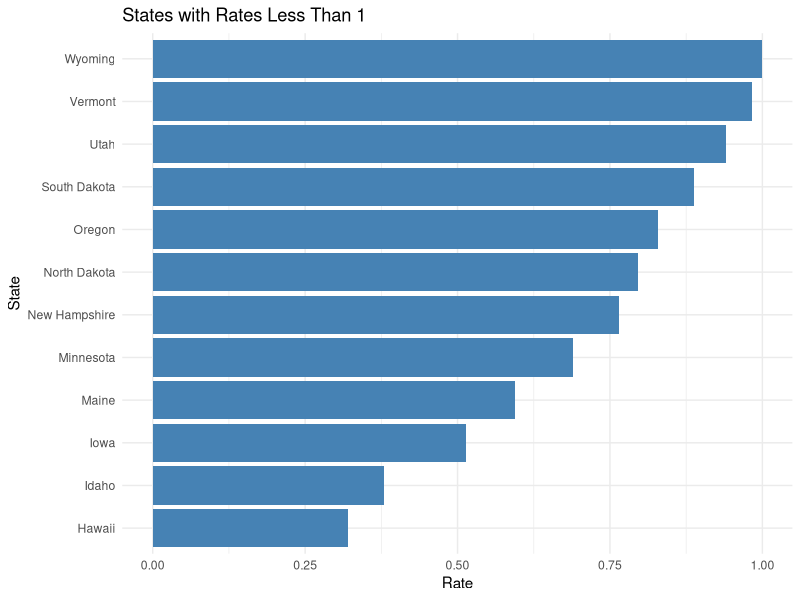

Reproduce this figure in R.
library(dslabs)
library(dplyr)
library(ggplot2)
data(murders)
murder_with_rate <- mutate(murders,rate = total/population * 100000)
state_rate <- select(murder_with_rate,state,rate)
state_rate

less_than_1_state_mr <- filter(state_rate,rate<1)

less_than_1_state_mr$rate <- less_than_1_state_mr$rate[order(less_than_1_state_mr$rate)] 


ggplot(less_than_1_state_mr, aes(x = state, y = rate)) +
  geom_col(fill = "steelblue") +
  coord_flip() +
  labs(title = "States with Rates Less Than 1",
       x = "State",
       y = "Rate") +
  theme_minimal()
